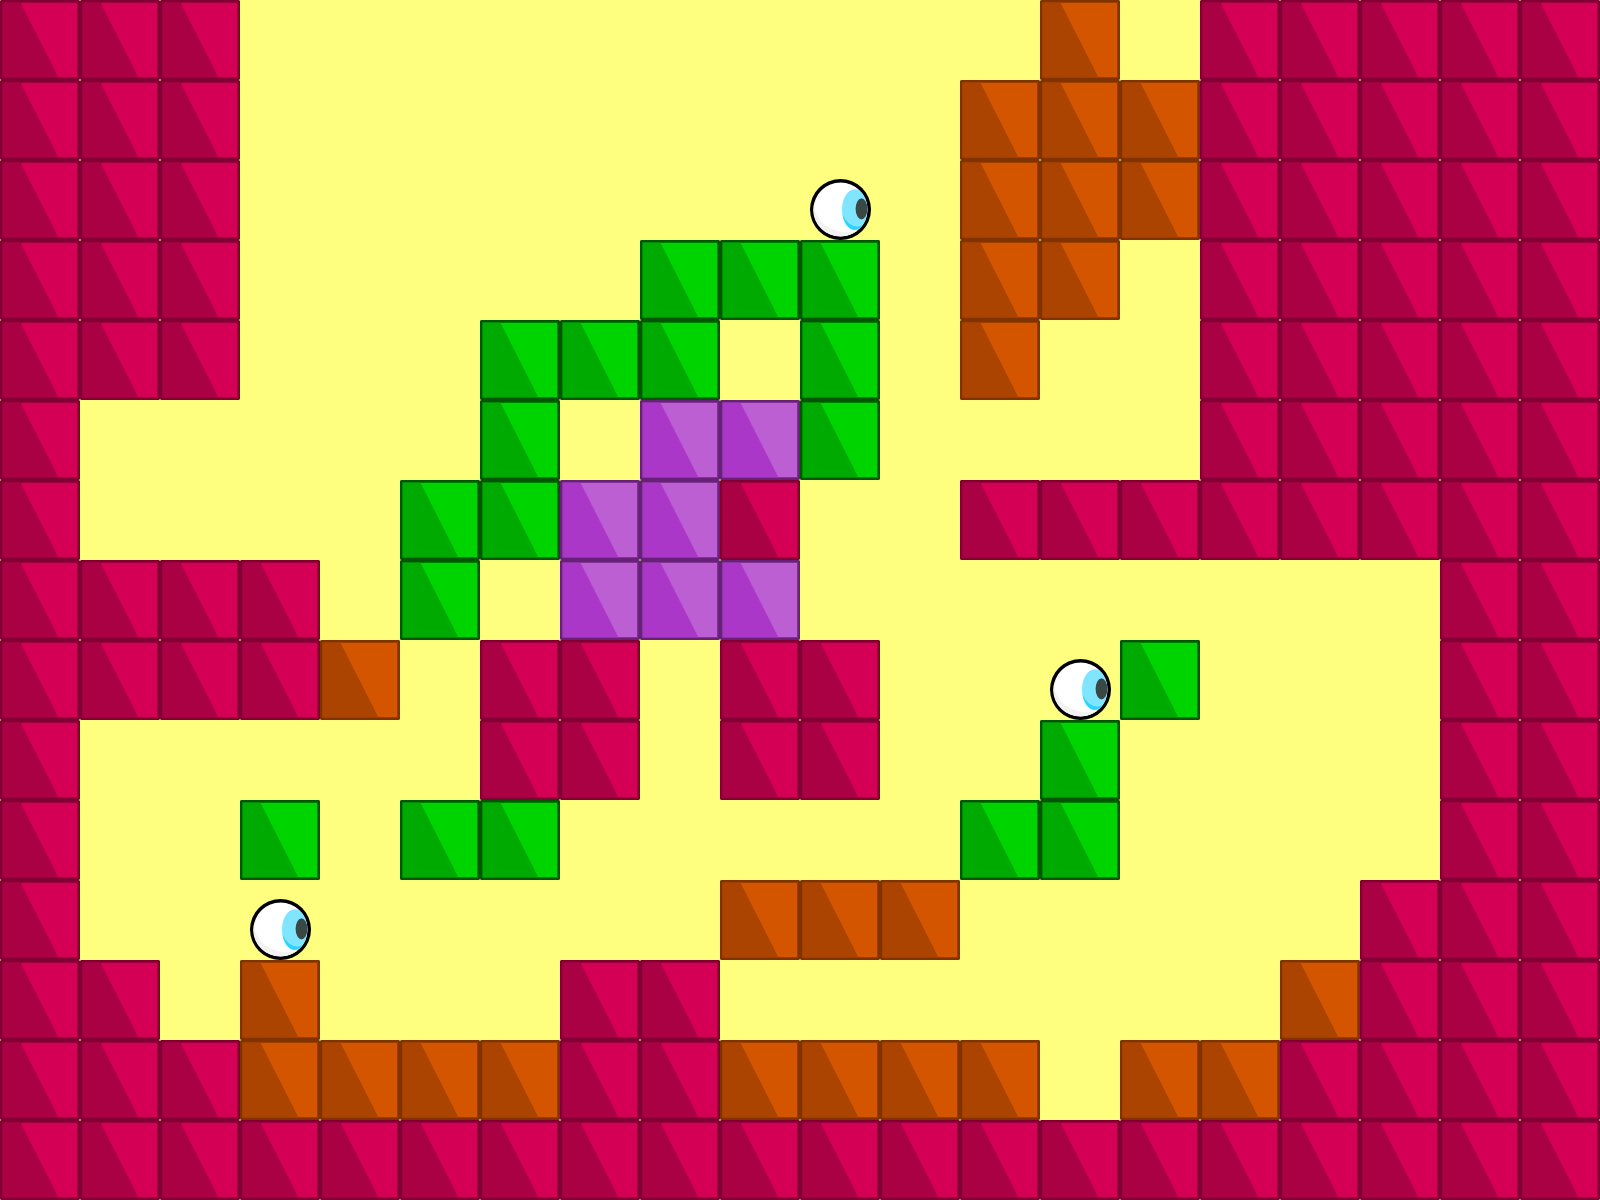

Rendered tile map (Tiled .tmx) drawn with the repository's tilesets; below, a short description and the map source with its tile grids summarised:
An orthogonal 20x15 tile map with 80x80 px tiles, 1 tile layer (Tile Layer 1).

<map version="1.0" orientation="orthogonal" width="20" height="15" tilewidth="80" tileheight="80" backgroundcolor="#ffff7f">
 <tileset firstgid="1" name="map_texture" tilewidth="80" tileheight="80">
  <image source="map_texture.png" width="240" height="240" />
  <tile id="0">
   <properties>
    <property name="class" value="wall" />
   </properties>
  </tile>
  <tile id="1">
   <properties>
    <property name="class" value="wall" />
   </properties>
  </tile>
  <tile id="2">
   <properties>
    <property name="class" value="wall" />
   </properties>
  </tile>
  <tile id="3">
   <properties>
    <property name="class" value="wall" />
   </properties>
  </tile>
  <tile id="4">
   <properties>
    <property name="class" value="wall" />
   </properties>
  </tile>
 </tileset>
 <layer name="Tile Layer 1" width="20" height="15">
  <data>[300 cells, 177 non-empty, 5 distinct tile ids]</data>
 </layer>
</map>
